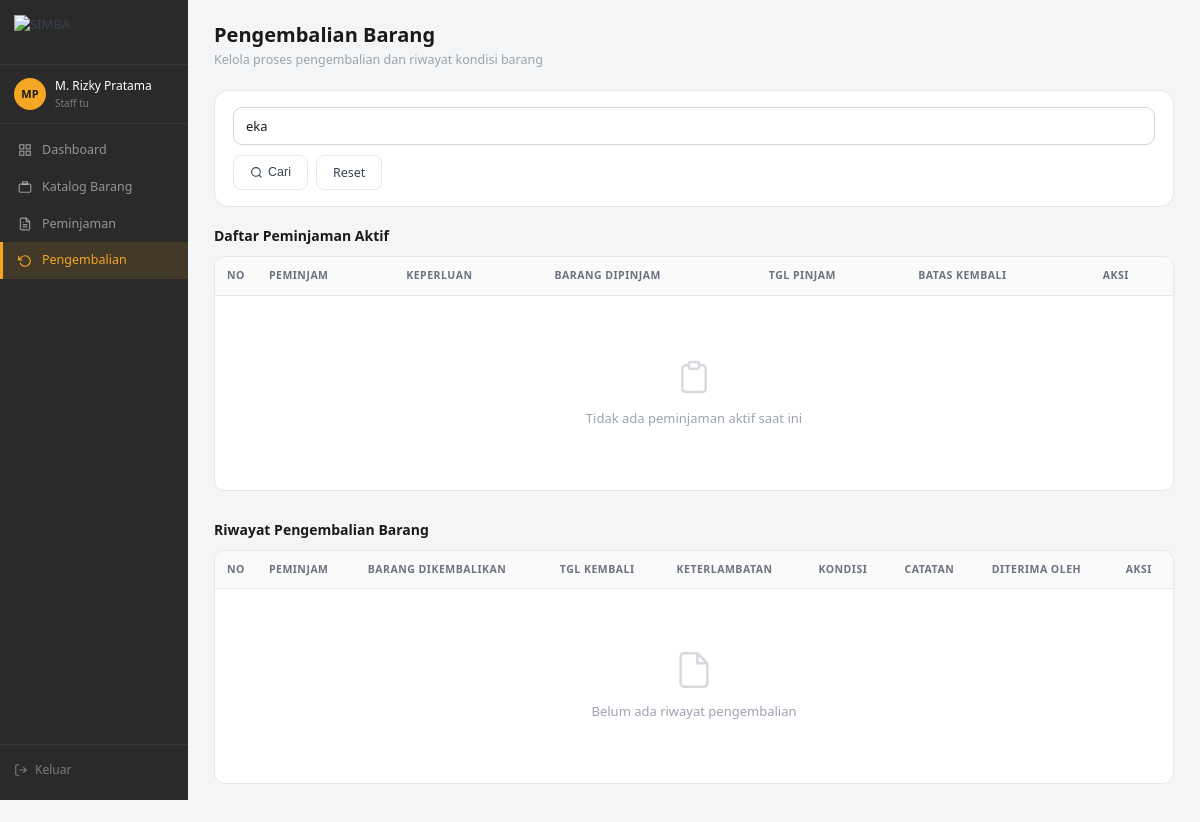
The page /pages/pengembalian/index.php?cari=eka (signed in) on the database as committed earlier.
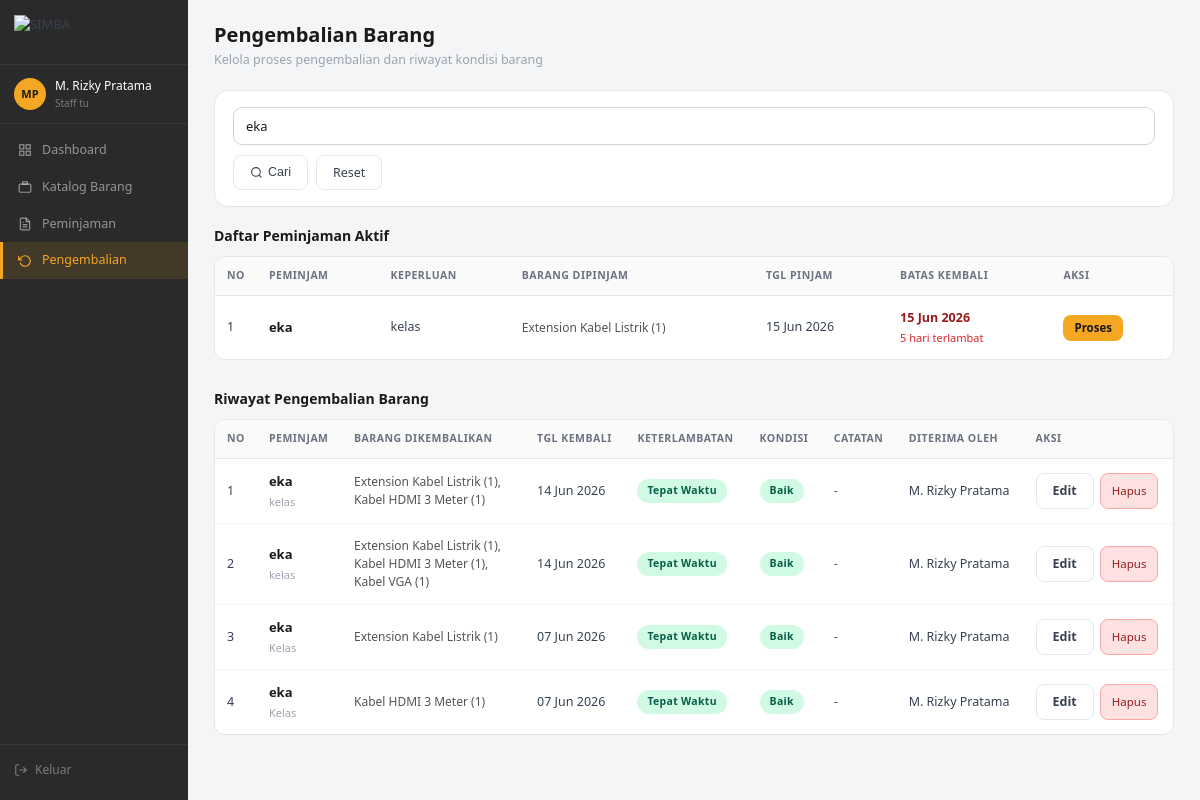
The same page on the database as committed later.
### tables this page shows
CREATE TABLE IF NOT EXISTS `pengajuan_peminjaman` (
  `id` int NOT NULL AUTO_INCREMENT,
  `id_peminjam` int NOT NULL,
  `keperluan` text NOT NULL,
  `tanggal_pinjam` date NOT NULL,
  `tanggal_kembali` date NOT NULL,
  `status` enum('menunggu','diverifikasi','disetujui','ditolak','aktif','selesai','dibatalkan') DEFAULT 'menunggu',
  `diverifikasi_oleh` int DEFAULT NULL,
  `disetujui_oleh` int DEFAULT NULL,
  `catatan_tolak` text,
  `dibuat_pada` timestamp NOT NULL DEFAULT CURRENT_TIMESTAMP,
  `diperbarui_pada` timestamp NOT NULL DEFAULT CURRENT_TIMESTAMP ON UPDATE CURRENT_TIMESTAMP,
  `file_surat` varchar(255) DEFAULT NULL COMMENT 'Untuk event himpunan/peminjaman alat berat',
  PRIMARY KEY (`id`),
  KEY `id_peminjam` (`id_peminjam`),
  KEY `diverifikasi_oleh` (`diverifikasi_oleh`),
  KEY `disetujui_oleh` (`disetujui_oleh`),
  CONSTRAINT `pengajuan_peminjaman_ibfk_1` FOREIGN KEY (`id_peminjam`) REFERENCES `users` (`id`),
  CONSTRAINT `pengajuan_peminjaman_ibfk_2` FOREIGN KEY (`diverifikasi_oleh`) REFERENCES `users` (`id`),
  CONSTRAINT `pengajuan_peminjaman_ibfk_3` FOREIGN KEY (`disetujui_oleh`) REFERENCES `users` (`id`)
);

CREATE TABLE IF NOT EXISTS `users` (
  `id` int NOT NULL AUTO_INCREMENT,
  `nama_pengguna` varchar(50) NOT NULL,
  `kata_sandi` varchar(255) NOT NULL,
  `nama_lengkap` varchar(100) NOT NULL,
  `email` varchar(100) NOT NULL,
  `peran` enum('admin','staff_tu','peminjam') NOT NULL,
  `aktif` tinyint(1) NOT NULL DEFAULT '1',
  `dibuat_pada` timestamp NOT NULL DEFAULT CURRENT_TIMESTAMP,
  PRIMARY KEY (`id`),
  UNIQUE KEY `nama_pengguna` (`nama_pengguna`),
  UNIQUE KEY `email` (`email`)
);

CREATE TABLE IF NOT EXISTS `pengembalian` (
  `id` int NOT NULL AUTO_INCREMENT,
  `id_peminjaman` int NOT NULL,
  `diterima_oleh` int NOT NULL,
  `tanggal_kembali` date NOT NULL,
  `hari_terlambat` int DEFAULT '0',
  `kondisi_kembali` enum('baik','rusak_ringan','rusak_berat') NOT NULL,
  `catatan_kerusakan` text,
  `dibuat_pada` timestamp NOT NULL DEFAULT CURRENT_TIMESTAMP,
  PRIMARY KEY (`id`),
  UNIQUE KEY `id_peminjaman` (`id_peminjaman`),
  KEY `diterima_oleh` (`diterima_oleh`),
  CONSTRAINT `pengembalian_ibfk_1` FOREIGN KEY (`id_peminjaman`) REFERENCES `pengajuan_peminjaman` (`id`),
  CONSTRAINT `pengembalian_ibfk_2` FOREIGN KEY (`diterima_oleh`) REFERENCES `users` (`id`)
);

### includes/auth_check.php (called while the page is built, shortened)
<?php
if (!function_exists('app_base_path')) {
    function app_base_path(): string {
        $script = str_replace('\\', '/', $_SERVER['SCRIPT_NAME'] ?? '');
        $pos = strpos($script, '/pages/');
        if ($pos !== false) {
            return rtrim(substr($script, 0, $pos), '/');
        }
        return rtrim(dirname($script), '/\\');
    }
}
if (!function_exists('app_url')) {
    function app_url(string $path = ''): string {
        $base = app_base_path();
        return $base . '/' . ltrim($path, '/');
    }
}

### includes/functions.php (called while the page is built, shortened)
<?php
function sanitasi(string $input): string {
    return htmlspecialchars(strip_tags(trim($input)));
}
function fmt_tgl(string $tgl): string {
    $bulan = ['', 'Jan', 'Feb', 'Mar', 'Apr', 'Mei', 'Jun',
              'Jul', 'Agu', 'Sep', 'Okt', 'Nov', 'Des'];
    [$y, $m, $d] = explode('-', $tgl);
    return "$d {$bulan[(int)$m]} $y";
}

### pages/pengembalian/index.php (the view, shortened to what the rows shown need)
<?php
require_once __DIR__ . '/../../config/koneksi.php';
require_once __DIR__ . '/../../includes/auth_check.php';
require_once __DIR__ . '/../../includes/functions.php';
$cari   = sanitasi($_GET['cari'] ?? '');
$where_aktif  = ['p.status = ?'];
$params_aktif = ['aktif'];
$types_aktif  = 's';
if ($cari !== '') {
    $where_aktif[] = '(u.nama_lengkap LIKE ? OR p.keperluan LIKE ?)';
    $like = "%$cari%";
    $params_aktif[] = $like;
    $params_aktif[] = $like;
    $types_aktif   .= 'ss';
}
$where_aktif_sql = implode(' AND ', $where_aktif);
$sql_aktif = "SELECT p.id AS id_peminjaman, u.nama_lengkap AS nama_peminjam,
              p.keperluan, p.tanggal_pinjam, p.tanggal_kembali AS batas_kembali,
              GROUP_CONCAT(CONCAT(b.nama, ' (', dp.jumlah, ')') SEPARATOR ', ') AS detail_barang,
              DATEDIFF(CURDATE(), p.tanggal_kembali) AS hari_terlambat
              FROM pengajuan_peminjaman p
              JOIN users u ON p.id_peminjam = u.id
              JOIN detail_peminjaman dp ON dp.id_peminjaman = p.id
              JOIN barang b ON dp.id_barang = b.id
              WHERE $where_aktif_sql
              GROUP BY p.id
              ORDER BY p.tanggal_kembali ASC";
$stmt_aktif = $conn->prepare($sql_aktif);
$stmt_aktif->bind_param($types_aktif, ...$params_aktif);
$stmt_aktif->execute();
$rows_aktif = $stmt_aktif->get_result()->fetch_all(MYSQLI_ASSOC);
$where_r  = ['1=1'];
$params_r = [];
$types_r  = '';
if ($cari !== '') {
    $where_r[] = '(u_peminjam.nama_lengkap LIKE ? OR p.keperluan LIKE ?)';
    $like = "%$cari%";
    $params_r[] = $like;
    $params_r[] = $like;
    $types_r   .= 'ss';
}
$where_r_sql = implode(' AND ', $where_r);
$sql_riwayat = "SELECT kr.id, u_peminjam.nama_lengkap AS nama_peminjam,
                u_petugas.nama_lengkap AS nama_petugas,
                kr.tanggal_kembali, kr.hari_terlambat, kr.kondisi_kembali, kr.catatan_kerusakan,
                p.keperluan,
                GROUP_CONCAT(CONCAT(b.nama, ' (', dp.jumlah, ')') SEPARATOR ', ') AS detail_barang
                FROM pengembalian kr
                JOIN pengajuan_peminjaman p ON kr.id_peminjaman = p.id
                JOIN users u_peminjam ON p.id_peminjam = u_peminjam.id
                JOIN users u_petugas ON kr.diterima_oleh = u_petugas.id
                JOIN detail_peminjaman dp ON dp.id_peminjaman = p.id
                JOIN barang b ON dp.id_barang = b.id
                WHERE $where_r_sql
                GROUP BY kr.id
                ORDER BY kr.tanggal_kembali DESC";
$stmt_r = $conn->prepare($sql_riwayat);
if ($types_r) $stmt_r->bind_param($types_r, ...$params_r);
$stmt_r->execute();
$rows_riwayat = $stmt_r->get_result()->fetch_all(MYSQLI_ASSOC);
?>
<!DOCTYPE html>
<html lang="id">
<head>
    <link rel="stylesheet" href="<?= app_url('assets/css/style.css') ?>">
</head>
<body>
<div class="app-wrapper">
    <main class="main-content">
        <div class="page-header">
            <div>
                <h2>Pengembalian Barang</h2>
            </div>
        </div>
        <div class="card" style="padding:0; overflow:hidden; margin-bottom:28px">
            <div class="table-wrapper">
                <table class="table-modern">
                    <thead>
                        <tr>
                            <th style="width:40px">NO</th>
                            <th>PEMINJAM</th>
                            <th>KEPERLUAN</th>
                            <th>BARANG DIPINJAM</th>
                            <th>TGL PINJAM</th>
                            <th>BATAS KEMBALI</th>
                            <th>AKSI</th>
                        </tr>
                    </thead>
                    <tbody>
                    <?php if (empty($rows_aktif)): ?>
                        <tr>
                            <td colspan="7">
                                <div class="empty-state">
                                    <svg width="40" height="40" fill="none" stroke="currentColor" stroke-width="1.5" viewBox="0 0 24 24">
                                        <path d="M9 5H7a2 2 0 00-2 2v12a2 2 0 002 2h10a2 2 0 002-2V7a2 2 0 00-2-2h-2"/>
                                        <rect x="9" y="3" width="6" height="4" rx="1"/>
                                    </svg>
                                    <p>Tidak ada peminjaman aktif saat ini</p>
                                </div>
                            </td>
                        </tr>
                    <?php else: ?>
                        <?php foreach ($rows_aktif as $i => $row):
                            $terlambat = (int)$row['hari_terlambat'] > 0;
                        ?>
                        <tr>
                            <td><?= $i + 1 ?></td>
                            <td>
                                <div class="nama-peminjam"><?= sanitasi($row['nama_peminjam']) ?></div>
                            </td>
                            <td><?= sanitasi($row['keperluan']) ?></td>
                            <td style="max-width:200px; font-size:12px; color:#555"><?= sanitasi($row['detail_barang']) ?></td>
                            <td><?= fmt_tgl($row['tanggal_pinjam']) ?></td>
                            <td>
                                <span style="<?= $terlambat ? 'color:#991b1b;font-weight:600' : '' ?>">
                                    <?= fmt_tgl($row['batas_kembali']) ?>
                                </span>
                                <?php if ($terlambat): ?>
                                <div style="font-size:11px; color:#dc2626; margin-top:2px">
                                    <?= (int)$row['hari_terlambat'] ?> hari terlambat
                                </div>
                                <?php endif; ?>
                            </td>
                            <td>
                                <a href="form_pengembalian.php?id=<?= $row['id_peminjaman'] ?>" class="btn btn-primary btn-sm">
                                    Proses
                                </a>
                            </td>
                        </tr>
                        <?php endforeach; ?>
                    <?php endif; ?>
                    </tbody>
                </table>
            </div>
        </div>
        <div class="card" style="padding:0; overflow:hidden">
            <div class="table-wrapper">
                <table class="table-modern">
                    <thead>
                        <tr>
                            <th style="width:40px">NO</th>
                            <th>PEMINJAM</th>
                            <th>BARANG DIKEMBALIKAN</th>
                            <th>TGL KEMBALI</th>
                            <th>KETERLAMBATAN</th>
                            <th>KONDISI</th>
                            <th>CATATAN</th>
                            <th>DITERIMA OLEH</th>
                            <th>AKSI</th>
                        </tr>
                    </thead>
                    <tbody>
                    <?php if (empty($rows_riwayat)): ?>
                        <tr>
                            <td colspan="9">
                                <div class="empty-state">
                                    <svg width="40" height="40" fill="none" stroke="currentColor" stroke-width="1.5" viewBox="0 0 24 24">
                                        <path d="M14 2H6a2 2 0 00-2 2v16a2 2 0 002 2h12a2 2 0 002-2V8z"/>
                                        <polyline points="14 2 14 8 20 8"/>
                                    </svg>
                                    <p>Belum ada riwayat pengembalian</p>
                                </div>
                            </td>
                        </tr>
                    <?php else: ?>
                        <?php foreach ($rows_riwayat as $i => $rw): ?>
                        <tr>
                            <td><?= $i + 1 ?></td>
                            <td>
                                <div class="nama-peminjam"><?= sanitasi($rw['nama_peminjam']) ?></div>
                                <div class="role-mini"><?= sanitasi($rw['keperluan']) ?></div>
                            </td>
                            <td style="max-width:180px; font-size:12px; color:#555"><?= sanitasi($rw['detail_barang']) ?></td>
                            <td><?= fmt_tgl($rw['tanggal_kembali']) ?></td>
                            <td>
                                <?php if ((int)$rw['hari_terlambat'] > 0): ?>
                                <span class="badge badge-ditolak"><?= (int)$rw['hari_terlambat'] ?> hari</span>
                                <?php else: ?>
                                <span class="badge badge-selesai">Tepat Waktu</span>
                                <?php endif; ?>
                            </td>
                            <td>
                                <?php
                                $kondisi_label = ['baik' => 'Baik', 'rusak_ringan' => 'Rusak Ringan', 'rusak_berat' => 'Rusak Berat'];
                                $kondisi_class = ['baik' => 'badge-selesai', 'rusak_ringan' => 'badge-menunggu', 'rusak_berat' => 'badge-ditolak'];
                                $k = $rw['kondisi_kembali'];
                                ?>
                                <span class="badge <?= $kondisi_class[$k] ?? 'badge-aktif' ?>">
                                    <?= $kondisi_label[$k] ?? ucfirst($k) ?>
                                </span>
                            </td>
                            <td style="font-size:12px; color:#555"><?= sanitasi($rw['catatan_kerusakan'] ?: '-') ?></td>
                            <td><?= sanitasi($rw['nama_petugas']) ?></td>
                            <td>
                                <div style="display:flex; gap:6px; flex-wrap:wrap">
                                    <a href="edit_pengembalian.php?id=<?= $rw['id'] ?>" class="btn-detail">Edit</a>
                                    <a href="hapus_pengembalian.php?id=<?= $rw['id'] ?>"
                                       class="btn btn-danger btn-sm"
                                       onclick="return confirm('Yakin ingin menghapus data pengembalian ini? Status peminjaman akan kembali menjadi aktif.')">
                                       Hapus
                                    </a>
                                </div>
                            </td>
                        </tr>
                        <?php endforeach; ?>
                    <?php endif; ?>
                    </tbody>
                </table>
            </div>
        </div>
    </main>
</div>
</body>
</html>

Rows that differ between the two databases and show on the page:
added pengajuan_peminjaman: id_peminjam.nama_lengkap "eka", keperluan "kelas", detail_barang "Extension Kabel Listrik (1)", tanggal_pinjam "15 Jun 2026", tanggal_kembali "15 Jun 2026", hari_terlambat "5"
added pengembalian: users.nama_lengkap "eka", id_peminjaman.keperluan "kelas", detail_barang "Extension Kabel Listrik (1), Kabel HDMI 3 Meter (1)", tanggal_kembali "14 Jun 2026", hari_terlambat "Tepat Waktu", kondisi_kembali "Baik", catatan_kerusakan "-", diterima_oleh.nama_lengkap "M. Rizky Pratama"
added pengembalian: users.nama_lengkap "eka", id_peminjaman.keperluan "kelas", detail_barang "Extension Kabel Listrik (1), Kabel HDMI 3 Meter (1), Kabel VGA (1)", tanggal_kembali "14 Jun 2026", hari_terlambat "Tepat Waktu", kondisi_kembali "Baik", catatan_kerusakan "-", diterima_oleh.nama_lengkap "M. Rizky Pratama"
added pengembalian: users.nama_lengkap "eka", id_peminjaman.keperluan "Kelas", detail_barang "Extension Kabel Listrik (1)", tanggal_kembali "07 Jun 2026", hari_terlambat "Tepat Waktu", kondisi_kembali "Baik", catatan_kerusakan "-", diterima_oleh.nama_lengkap "M. Rizky Pratama"
added pengembalian: users.nama_lengkap "eka", id_peminjaman.keperluan "Kelas", detail_barang "Kabel HDMI 3 Meter (1)", tanggal_kembali "07 Jun 2026", hari_terlambat "Tepat Waktu", kondisi_kembali "Baik", catatan_kerusakan "-", diterima_oleh.nama_lengkap "M. Rizky Pratama"
Other text that changed with them:
text no longer shown: "Tidak ada peminjaman aktif saat ini Belum ada riwayat pengembalian"
